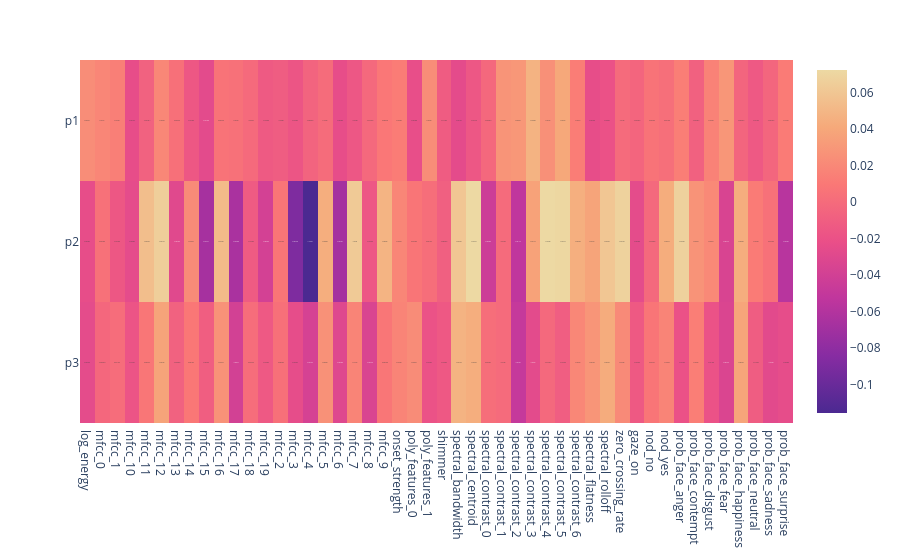

The notebook cell saved with this chart:
### Code cell
fig_corr

### Figure 1 — Plotly figure (JSON) as saved in the notebook; plotly's stock layout.template omitted (floating-point values rounded to 4 significant figures; data arrays with more than 128 entries replaced by an {"elided": "..."} marker saying what was removed)
{"data": [{"coloraxis": "coloraxis", "hovertemplate": "x: %{x}<br>y: %{y}<br>color: %{z}<extra></extra>", "name": "0", "texttemplate": "%{z}", "type": "heatmap", "x": ["log_energy", "mfcc_0", "mfcc_1", "mfcc_10", "mfcc_11", "mfcc_12", "mfcc_13", "mfcc_14", "mfcc_15", "mfcc_16", "mfcc_17", "mfcc_18", "mfcc_19", "mfcc_2", "mfcc_3", "mfcc_4", "mfcc_5", "mfcc_6", "mfcc_7", "mfcc_8", "mfcc_9", "onset_strength", "poly_features_0", "poly_features_1", "shimmer", "spectral_bandwidth", "spectral_centroid", "spectral_contrast_0", "spectral_contrast_1", "spectral_contrast_2", "spectral_contrast_3", "spectral_contrast_4", "spectral_contrast_5", "spectral_contrast_6", "spectral_flatness", "spectral_rolloff", "zero_crossing_rate", "gaze_on", "nod_no", "nod_yes", "prob_face_anger", "prob_face_contempt", "prob_face_disgust", "prob_face_fear", "prob_face_happiness", "prob_face_neutral", "prob_face_sadness", "prob_face_surprise"], "xaxis": "x", "y": ["p1", "p2", "p3"], "yaxis": "y", "z": {"elided": "3x48 float values"}}], "layout": {"coloraxis": {"colorscale": [[0, "rgb(75, 41, 145)"], [0.1667, "rgb(135, 44, 162)"], [0.3333, "rgb(192, 54, 157)"], [0.5, "rgb(234, 79, 136)"], [0.6667, "rgb(250, 120, 118)"], [0.8333, "rgb(246, 169, 122)"], [1, "rgb(237, 217, 163)"]]}, "margin": {"t": 60}, "xaxis": {"anchor": "y", "domain": [0, 1]}, "yaxis": {"anchor": "x", "autorange": "reversed", "domain": [0, 1]}}}
